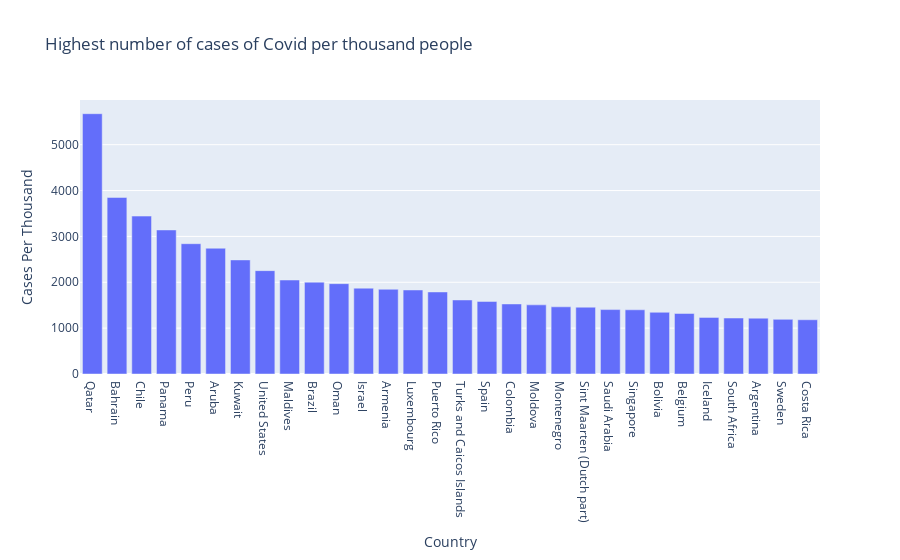

Notebook source saved alongside this figure:
### Code cell
# %%
figure = px.bar(data.sort_values(by=["Cases Per Thousand"], ascending=False).head(30), 
                y = 'Cases Per Thousand', 
                x = 'Country',
                title = "Highest number of cases of Covid per thousand people")
figure.show()

### Figure 1 — Plotly figure (JSON) as saved in the notebook; plotly's stock layout.template omitted (floating-point values rounded to 4 significant figures)
{"data": [{"alignmentgroup": "True", "hovertemplate": "Country=%{x}<br>Cases Per Thousand=%{y}<extra></extra>", "legendgroup": "", "marker": {"color": "#636efa", "pattern": {"shape": ""}}, "name": "", "offsetgroup": "", "orientation": "v", "showlegend": false, "textposition": "auto", "type": "bar", "x": ["Qatar", "Bahrain", "Chile", "Panama", "Peru", "Aruba", "Kuwait", "United States", "Maldives", "Brazil", "Oman", "Israel", "Armenia", "Luxembourg", "Puerto Rico", "Turks and Caicos Islands", "Spain", "Colombia", "Moldova", "Montenegro", "Sint Maarten (Dutch part)", "Saudi Arabia", "Singapore", "Bolivia", "Belgium", "Iceland", "South Africa", "Argentina", "Sweden", "Costa Rica"], "xaxis": "x", "y": [5675.0, 3849.0, 3443.0, 3141.0, 2841.0, 2742.0, 2487.0, 2254.0, 2049.0, 2003.0, 1970.0, 1872.0, 1848.0, 1832.0, 1789.0, 1614.0, 1582.0, 1528.0, 1507.0, 1465.0, 1457.0, 1405.0, 1400.0, 1345.0, 1320.0, 1234.0, 1220.0, 1217.0, 1191.0, 1183.0], "yaxis": "y"}], "layout": {"barmode": "relative", "legend": {"tracegroupgap": 0}, "title": {"text": "Highest number of cases of Covid per thousand people"}, "xaxis": {"anchor": "y", "domain": [0, 1], "title": {"text": "Country"}}, "yaxis": {"anchor": "x", "domain": [0, 1], "title": {"text": "Cases Per Thousand"}}}}
